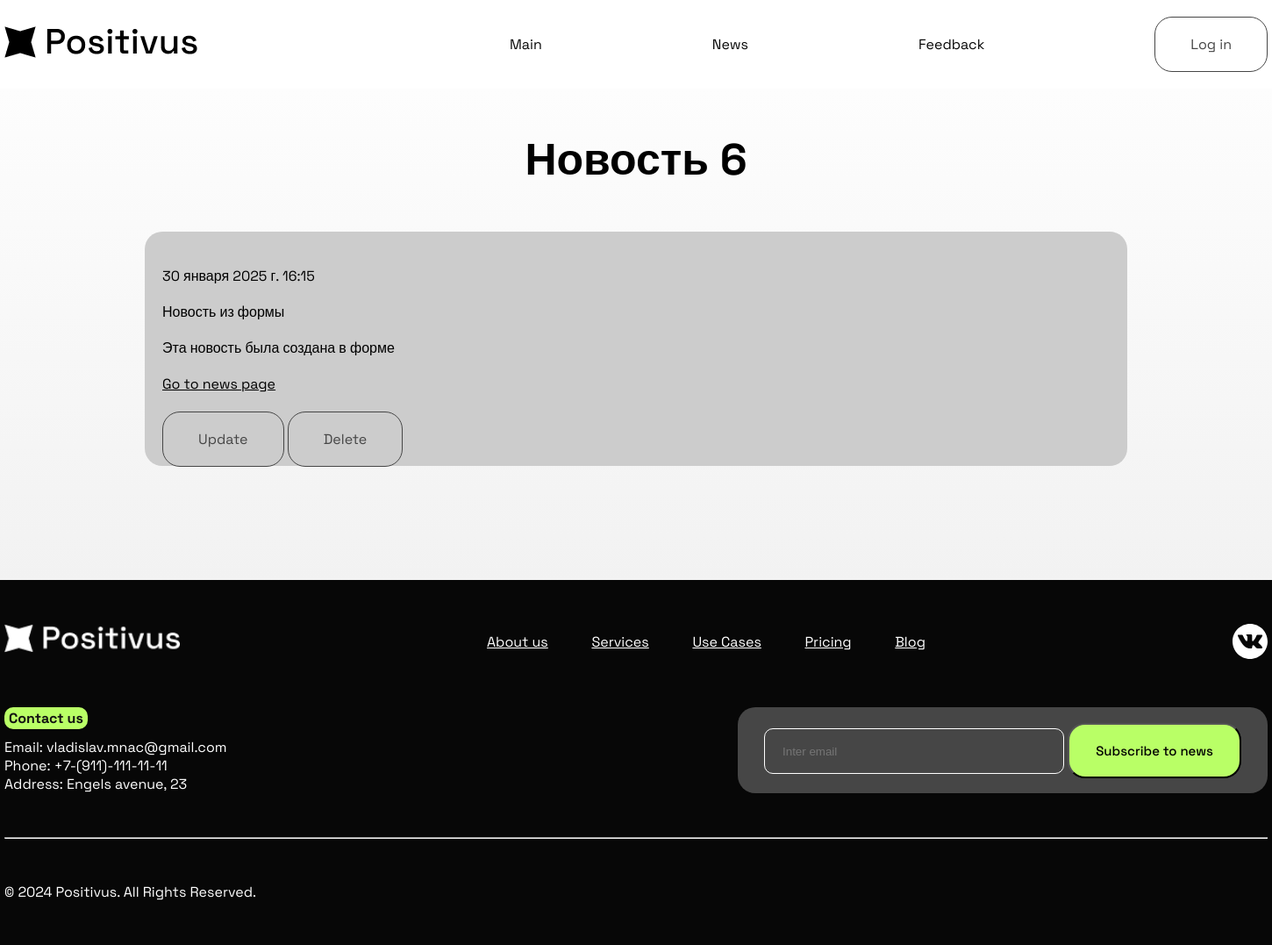
/news/6, run on an earlier commit of the app's database.
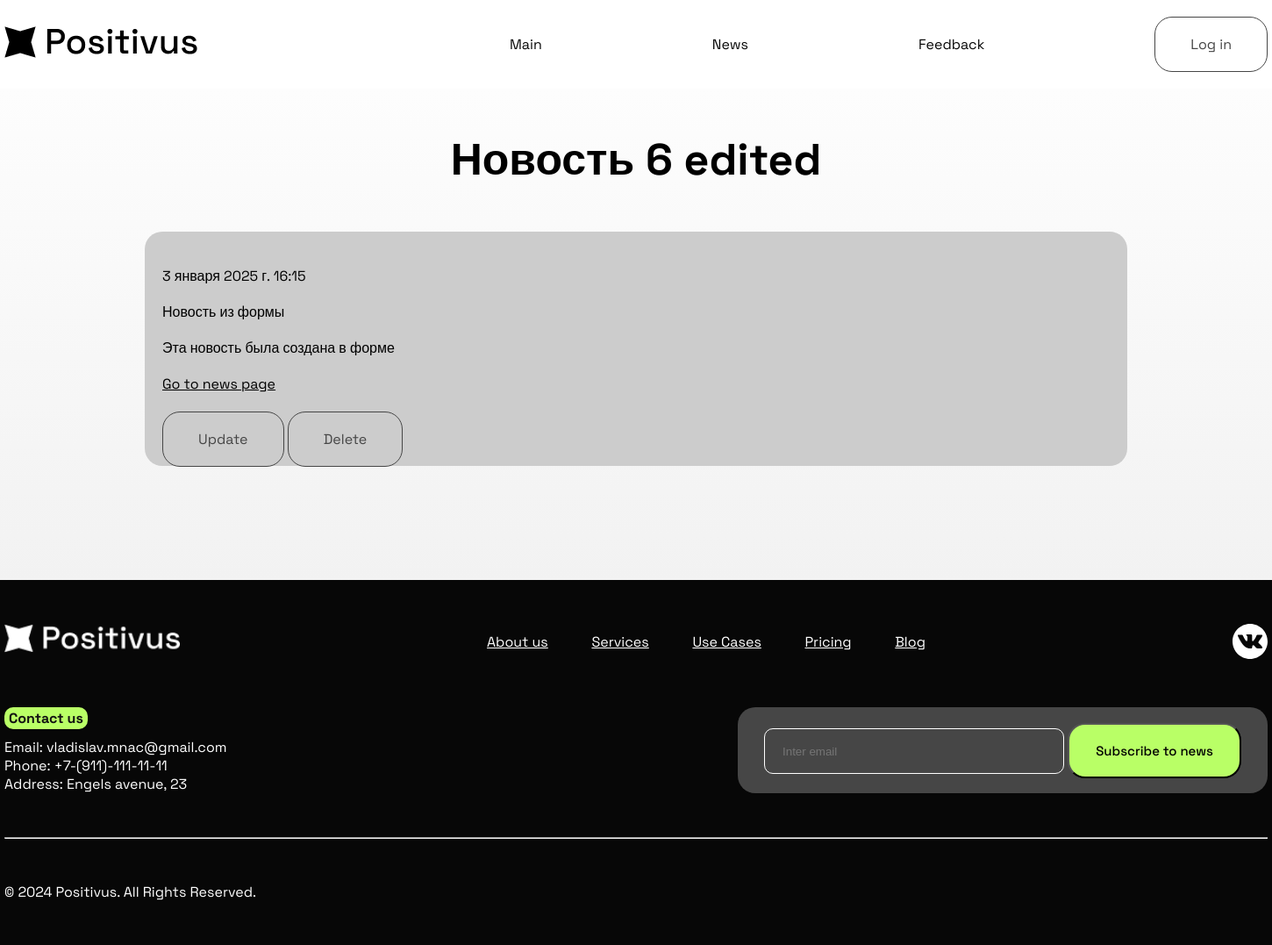
And on a later commit of the database.
### news/models.py (models this page shows, shortened)
class Articles(models.Model):
    title = models.CharField('News Title', max_length=50)
    anons = models.CharField('News Anons', max_length=250)
    full_text = models.TextField('News Text')
    date = models.DateTimeField('Publication Date')
    class Meta:
        verbose_name = 'Новость'
        verbose_name_plural = 'Новости'

### news/views.py (the view)
# urls.py: path('<int:pk>', views.NewsDetailView.as_view(), name='news_detail'),
class NewsDetailView(DetailView):
    model = Articles
    template_name = 'news/details_view.html'
    context_object_name = 'article'

### news/templates/news/details_view.html (shortened to what this page needs)
{% extends 'main/layout.html' %}
{% load static %}
{% block content %}
    <div class="wrapper">
        <h1 class="h1">{{ article.title }}</h1>
        <div class="news--details">
            <p>{{ article.date }}</p>
            <p>{{ article.anons }}</p>
            <p>{{ article.full_text }}</p>
            <a href="{% url 'news_index' %}">Go to news page</a><br><br><br>
            <a href="{% url 'news_update' article.id %}" class="btn">Update</a>
            <a href="{% url 'news_delete' article.id %}" class="btn">Delete</a>
        </div>
    </div>
{% endblock %}

What changed in the data, as far as the page shows it:
changed Articles "Новость из формы": title "Новость 6" → "Новость 6 edited"; date "30 января 2025 г. 16:15" → "3 января 2025 г. 16:15"
